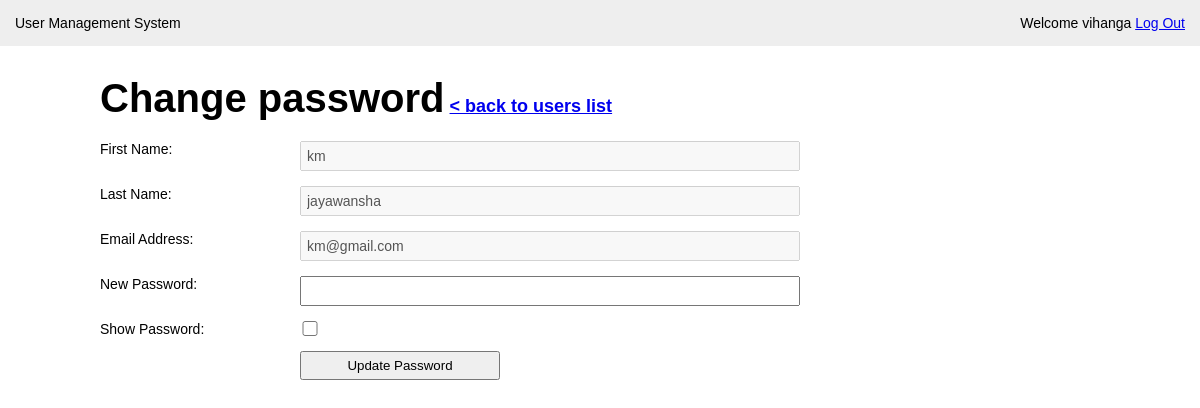
Page /change-password.php?user_id=7 (signed in) on the committed database.
### tables this page shows
CREATE TABLE `user` (
  `id` int(11) NOT NULL,
  `first_name` varchar(50) NOT NULL,
  `last_name` varchar(100) NOT NULL,
  `email` varchar(100) NOT NULL,
  `password` varchar(40) NOT NULL,
  `last_login` datetime NOT NULL,
  `is_deleted` tinyint(1) NOT NULL
);

### change-password.php (the view, shortened to what this page needs)
<?php require_once('includes/connection.php'); ?>
<?php
	 $first_name ='';
	 $last_name ='';
	 $email ='';
	 if (isset($_GET['user_id'])) {
	 	$user_id = mysqli_real_escape_string($connection, $_GET['user_id']);
	 	$query = "SELECT * FROM user WHERE id = {$user_id} LIMIT 1";
	 	$result_set = mysqli_query($connection, $query);
	 	if ($result_set) {
	 		if (mysqli_num_rows($result_set) == 1) {
	 			$result = mysqli_fetch_assoc($result_set);
	 				 $first_name =$result['first_name'];
	 				 $last_name =$result['last_name'];
					 $email =$result['email'];
	 		}else{
	 			header('location: users.php?err=user_not_found');
	 		}
	 	}
	 	else{
	 		header('location: users.php?err=query_field');
	 	}
	 }
 ?>
<!DOCTYPE html>
<html>
<head>
	<link rel="stylesheet" type="text/css" href="css/main.css">
</head>
<body>
	<header>
		<div class="appname">User Management System</div>
		<div class="loggedin">Welcome <?php echo $_SESSION['first_name']; ?> <a href="logout.php">Log Out</a> </div>
	</header>
	<main>
		<h1>Change password<span> <a href="users.php">< back to users list</a></span></h1>
		<form action="change-password.php" method="post" class="userform">
			<p>
				<label>First Name:</label>
				<input type="text" name="first_name" <?php echo 'value="' . $first_name . '"'; ?> disabled>
			</p>
			<p>
				<label>Last Name:</label>
				<input type="text" name="last_name" <?php echo 'value="' . $last_name . '"'; ?> disabled>
			</p>
			<p>
				<label>Email Address:</label>
				<input type="email" name="email" <?php echo 'value="' . $email . '"'; ?> disabled>
			</p>
			<p>
				<label>New Password:</label>
				<input type="password" name="password" id="password">
			</p>
			<p>
				<label>Show Password:</label>
				<input type="checkbox" name="showpassword" id="showpassword" style="width: 20px; height: 15px;">
			</p>
			<p>
				<label>&nbsp;</label>
				<button type="submit" name="submit">Update Password</button>
			</p>
		</form>
	</main>
</body>
</html>

### css/main.css (style rules this page uses)
* { margin: 0; }
body { font-family: Arial,"Helvetica Neue", Helvetica, sans-serif; font-size: 14px; }
p { margin-bottom: 15px; }
input { display: block; width: 100%; padding: 5px; -webkit-box-sizing: border-box; -moz-box-sizing: border-box; box-sizing: border-box; font-size: 14px; }
button { width: 100%; padding: 5px; -webkit-box-sizing: border-box; -moz-box-sizing: border-box; box-sizing: border-box; }
header { background: #eee; overflow: auto; padding: 15px; }
.appname { float: left; }
.loggedin { float: right; }
main { width: 1000px; margin: 30px auto; }
main h1 { margin-bottom: 20px; font-size: 40px; }
main h1 span { font-size: 18px; }
form.userform label { width: 20%; float: left; }
form.userform input { width: 50%; }
form.userform button { width: 200px; }

### rows in the picture
user: first_name "km", last_name "jayawansha", email "km@gmail.com"

### other values in the picture
$_SESSION['first_name'] "vihanga"
